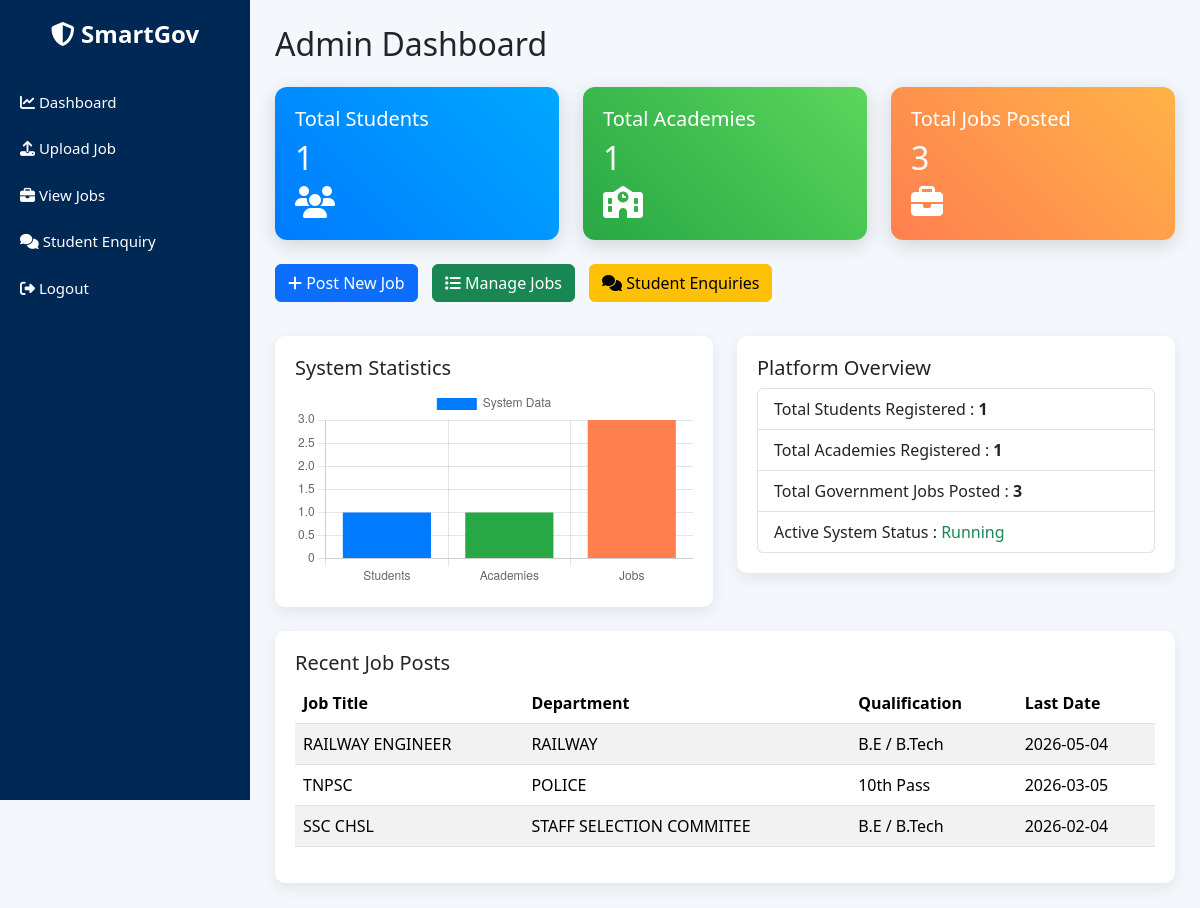
The app's page /admin/dashboard (signed in) with its own data.
### app.py (models this page shows)
class GovernmentJob(db.Model):
    id = db.Column(db.Integer, primary_key=True)
    job_title = db.Column(db.String(200))
    department = db.Column(db.String(200))
    qualification = db.Column(db.String(200))
    age_limit = db.Column(db.String(100))
    location = db.Column(db.String(200))
    last_date = db.Column(db.String(100))
    description = db.Column(db.Text)
    pdf_file = db.Column(db.String(200))
    posted_date = db.Column(db.DateTime, default=datetime.utcnow)

### app.py (the view)
@app.route("/admin/dashboard")
def admin_dashboard():
    if "admin" not in session:
        return redirect(url_for("admin_login"))
    student_count = Student.query.count()
    academy_count = Academy.query.count()
    job_count = GovernmentJob.query.count()
    recent_jobs = GovernmentJob.query.order_by(
        GovernmentJob.posted_date.desc()
    ).limit(5).all()
    return render_template(
        "admin_dashboard.html",
        students=student_count,
        academies=academy_count,
        jobs=job_count,
        recent_jobs=recent_jobs
    )

### templates/admin_dashboard.html (shortened to what this page needs)
<!DOCTYPE html>
<html lang="en">
<head>
<link href="https://cdn.jsdelivr.net/npm/bootstrap@5.3.2/dist/css/bootstrap.min.css" rel="stylesheet">
<link href="https://cdnjs.cloudflare.com/ajax/libs/font-awesome/6.5.0/css/all.min.css" rel="stylesheet">
</head>
<body>
<div class="sidebar">
<h4><i class="fa fa-shield-halved"></i> SmartGov</h4>
<a href="/admin/dashboard">
<i class="fa fa-chart-line"></i> Dashboard
</a>
<a href="/admin/upload_job">
<i class="fa fa-upload"></i> Upload Job
</a>
<a href="/admin/jobs">
<i class="fa fa-briefcase"></i> View Jobs
</a>
<a href="/admin/chat">
<i class="fa fa-comments"></i> Student Enquiry
</a>
<a href="/logout">
<i class="fa fa-sign-out-alt"></i> Logout
</a>
</div>
<div class="main">
<h2 class="mb-4">Admin Dashboard</h2>
<div class="row mb-4">
<div class="col-md-4">
<div class="stat-card bg1">
<h5>Total Students</h5>
<h2>{{students}}</h2>
<i class="fa fa-users fa-2x"></i>
</div>
</div>
<div class="col-md-4">
<div class="stat-card bg2">
<h5>Total Academies</h5>
<h2>{{academies}}</h2>
<i class="fa fa-school fa-2x"></i>
</div>
</div>
<div class="col-md-4">
<div class="stat-card bg3">
<h5>Total Jobs Posted</h5>
<h2>{{jobs}}</h2>
<i class="fa fa-briefcase fa-2x"></i>
</div>
</div>
</div>
<div class="mb-4">
<a href="/admin/upload_job" class="btn btn-primary quick-btn">
<i class="fa fa-plus"></i> Post New Job
</a>
<a href="/admin/jobs" class="btn btn-success quick-btn">
<i class="fa fa-list"></i> Manage Jobs
</a>
<a href="/admin/chat" class="btn btn-warning quick-btn">
<i class="fa fa-comments"></i> Student Enquiries
</a>
</div>
<div class="row mb-4">
<div class="col-md-6">
<div class="table-card">
<h5>System Statistics</h5>
<canvas id="statsChart"></canvas>
</div>
</div>
<div class="col-md-6">
<div class="table-card">
<h5>Platform Overview</h5>
<ul class="list-group">
<li class="list-group-item">
Total Students Registered : <b>{{students}}</b>
</li>
<li class="list-group-item">
Total Academies Registered : <b>{{academies}}</b>
</li>
<li class="list-group-item">
Total Government Jobs Posted : <b>{{jobs}}</b>
</li>
<li class="list-group-item">
Active System Status : <span class="text-success">Running</span>
</li>
</ul>
</div>
</div>
</div>
<div class="table-card">
<h5>Recent Job Posts</h5>
<table class="table table-striped">
<thead>
<tr>
<th>Job Title</th>
<th>Department</th>
<th>Qualification</th>
<th>Last Date</th>
</tr>
</thead>
<tbody>
{% for job in recent_jobs %}
<tr>
<td>{{job.job_title}}</td>
<td>{{job.department}}</td>
<td>{{job.qualification}}</td>
<td>{{job.last_date}}</td>
</tr>
{% endfor %}
</tbody>
</table>
</div>
</div>
<script>
const ctx = document.getElementById('statsChart');
new Chart(ctx, {
type: 'bar',
data: {
labels: ['Students', 'Academies', 'Jobs'],
datasets: [{
label: 'System Data',
data: [{{students}}, {{academies}}, {{jobs}}],
backgroundColor:[
'#007bff',
'#28a745',
'#ff7f50'
]
}]
}
});
</script>
</body>
</html>

### templates/admin_dashboard.html (style rules this page uses)
body { background:#f4f7fb; font-family:'Segoe UI',sans-serif; }
.sidebar { height:100vh; background:#002855; color:white; position:fixed; width:250px; padding-top:20px; }
.sidebar h4 { text-align:center; margin-bottom:30px; font-weight:bold; }
.sidebar a { display:block; color:white; padding:12px 20px; text-decoration:none; font-size:15px; transition:0.3s; }
.main { margin-left:250px; padding:25px; }
.stat-card { border:none; border-radius:12px; color:white; padding:20px; box-shadow:0 5px 20px rgba(0,0,0,0.15); transition:0.3s; }
.bg1 { background:linear-gradient(45deg,#007bff,#00a8ff); }
.bg2 { background:linear-gradient(45deg,#28a745,#5cd65c); }
.bg3 { background:linear-gradient(45deg,#ff7f50,#ffb347); }
.table-card { background:white; padding:20px; border-radius:10px; box-shadow:0 5px 15px rgba(0,0,0,0.08); }
.quick-btn { margin-right:10px; margin-bottom:10px; }

### records on screen
GovernmentJob: job_title "RAILWAY ENGINEER", department "RAILWAY", qualification "B.E / B.Tech", last_date "2026-05-04"
GovernmentJob: job_title "TNPSC", department "POLICE", qualification "10th Pass", last_date "2026-03-05"
GovernmentJob: job_title "SSC CHSL", department "STAFF SELECTION COMMITEE", qualification "B.E / B.Tech", last_date "2026-02-04"

### other values on screen
{{ students }} "1"
{{ academies }} "1"
{{ jobs }} "3"
chart data {{ students }} 1
chart data {{ academies }} 1
chart data {{ jobs }} 3
